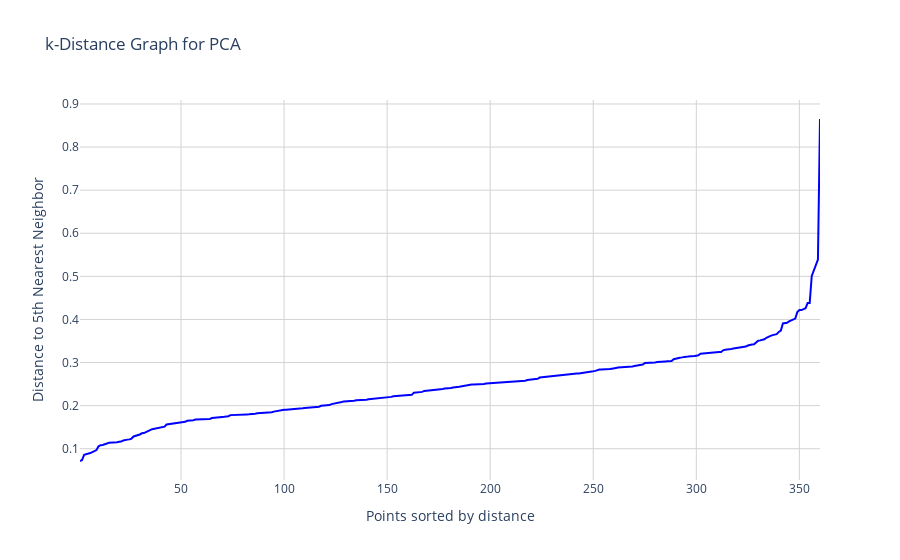
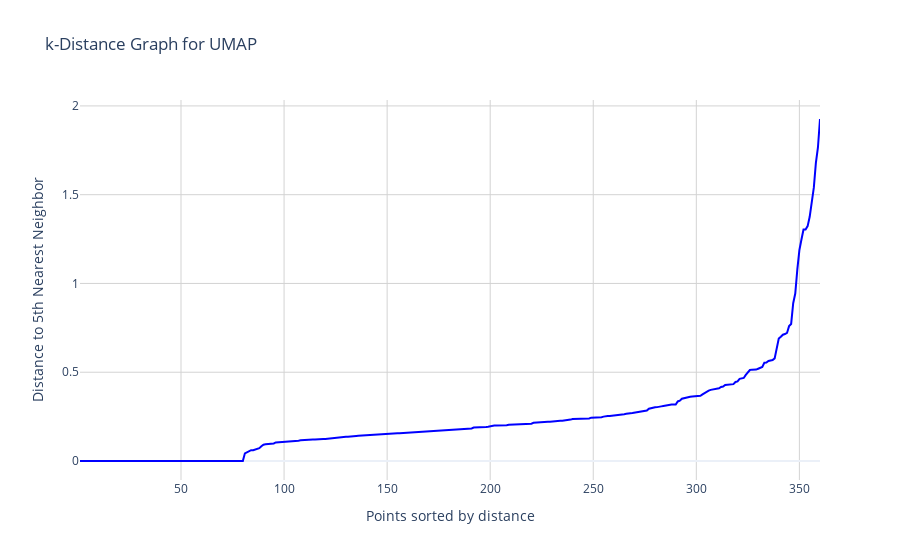

These figures' notebook cell, in order:
### Code cell
from sklearn.neighbors import NearestNeighbors

def plotKdistance(reduced_embeddings, k=5, method='PCA'):
    # Compute k-nearest neighbors
    neighbors = NearestNeighbors(n_neighbors=k)
    neighbors_fit = neighbors.fit(reduced_embeddings)
    distances, _ = neighbors_fit.kneighbors(reduced_embeddings)
    
    # Sort distances to the k-th nearest neighbor
    k_distances = np.sort(distances[:, k-1])
    
    # Create interactive line plot
    fig = go.Figure()

    fig.add_trace(go.Scatter(
        x=np.arange(1, len(k_distances) + 1),
        y=k_distances,
        mode='lines',
        line=dict(color='blue'),
        name='k-distance'
    ))
    
    # Update layout for clarity
    fig.update_layout(
        title=f'k-Distance Graph for {method}',
        xaxis_title='Points sorted by distance',
        yaxis_title=f'Distance to {k}th Nearest Neighbor',
        template='plotly_white',
        hovermode='x unified'
    )
    
    # Add light grid lines
    fig.update_xaxes(showgrid=True, gridwidth=1, gridcolor='lightgrey')
    fig.update_yaxes(showgrid=True, gridwidth=1, gridcolor='lightgrey')
    
    fig.show()

plotKdistance(embeddings_umap, k= 5, method='PCA')
plotKdistance(embeddings_pca, k= 5, method='UMAP')

### Figure 1 — Plotly figure (JSON) as saved in the notebook; plotly's stock layout.template omitted (floating-point values rounded to 4 significant figures; data arrays with more than 128 entries replaced by an {"elided": "..."} marker saying what was removed)
{"data": [{"line": {"color": "blue"}, "mode": "lines", "name": "k-distance", "type": "scatter", "x": {"elided": "360 int values"}, "y": {"elided": "360 float values"}}], "layout": {"hovermode": "x unified", "title": {"text": "k-Distance Graph for PCA"}, "xaxis": {"gridcolor": "lightgrey", "gridwidth": 1, "showgrid": true, "title": {"text": "Points sorted by distance"}}, "yaxis": {"gridcolor": "lightgrey", "gridwidth": 1, "showgrid": true, "title": {"text": "Distance to 5th Nearest Neighbor"}}}}

### Figure 2 — Plotly figure (JSON) as saved in the notebook; plotly's stock layout.template omitted (floating-point values rounded to 4 significant figures; data arrays with more than 128 entries replaced by an {"elided": "..."} marker saying what was removed)
{"data": [{"line": {"color": "blue"}, "mode": "lines", "name": "k-distance", "type": "scatter", "x": {"elided": "360 int values"}, "y": {"elided": "360 float values"}}], "layout": {"hovermode": "x unified", "title": {"text": "k-Distance Graph for UMAP"}, "xaxis": {"gridcolor": "lightgrey", "gridwidth": 1, "showgrid": true, "title": {"text": "Points sorted by distance"}}, "yaxis": {"gridcolor": "lightgrey", "gridwidth": 1, "showgrid": true, "title": {"text": "Distance to 5th Nearest Neighbor"}}}}
